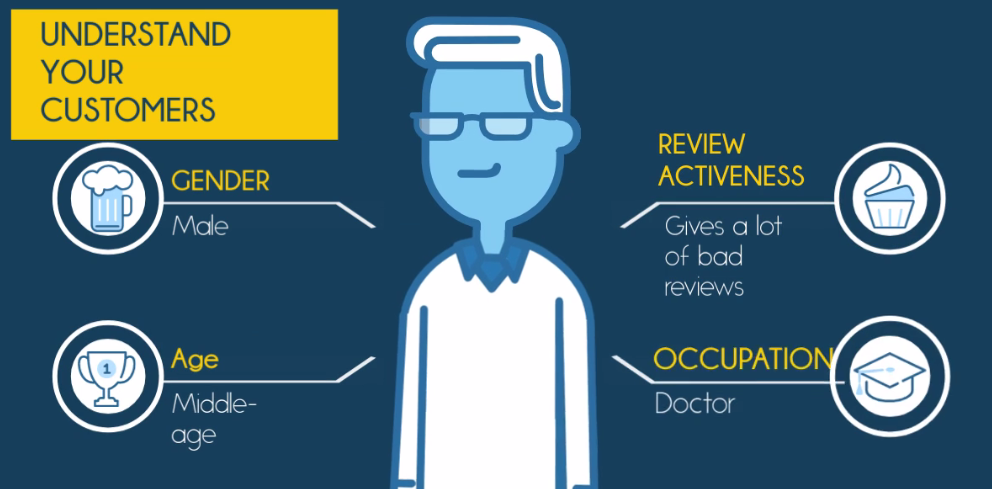
#> input picture Computer-Vision/Lab1/lab 1/4.PNG, 992 x 489 px
$ python 'task 2.py'
#> lines starting #> are read from the running program, lines starting #| are printed output that depends on the picture
import cv2

# reads image as RGB
img = cv2.imread('4.PNG')
#> img is the input picture: shape (489, 992, 3); mean B, G, R 114.7, 107.8, 78.8

# shows the image
cv2.imshow('image', img)
cv2.waitKey(0)

#Convert to grayscale color space
img1 = cv2.cvtColor(img, cv2.COLOR_BGR2GRAY)
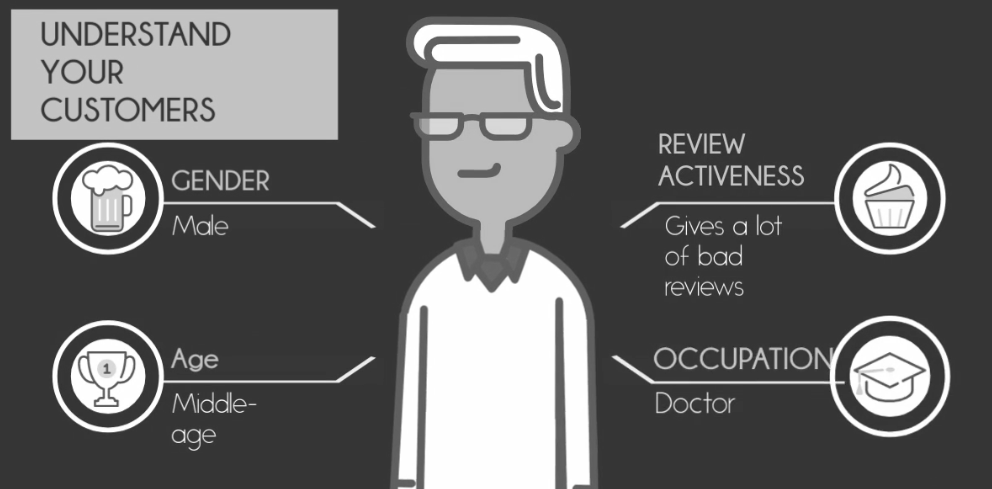
#> img1: shape (489, 992); min 40, max 255, mean 99.7

# Shows the image
cv2.imshow('grayscale', img1)
cv2.waitKey(0)

# Convert to YCrCb color space
img2 = cv2.cvtColor(img, cv2.COLOR_BGR2YCrCb)
#> img2: shape (489, 992, 3); mean of channels 0, 1, 2 99.7, 113.2, 136.3

# Shows the image
cv2.imshow('YCrCb', img2)
cv2.waitKey(0)

# Converts to HSV color space
img3 = cv2.cvtColor(img, cv2.COLOR_BGR2HSV)
#> img3: shape (489, 992, 3); mean H, S, V 98.3, 164.4, 134.9

# Shows the image
cv2.imshow('HSV', img3)
cv2.waitKey(0)

# Converts to LAB color space
img4 = cv2.cvtColor(img, cv2.COLOR_BGR2LAB)
#> img4: shape (489, 992, 3); mean of channels 0, 1, 2 109.7, 125.1, 118.5

# Shows the image
cv2.imshow('LAB', img4)
cv2.waitKey(0)
